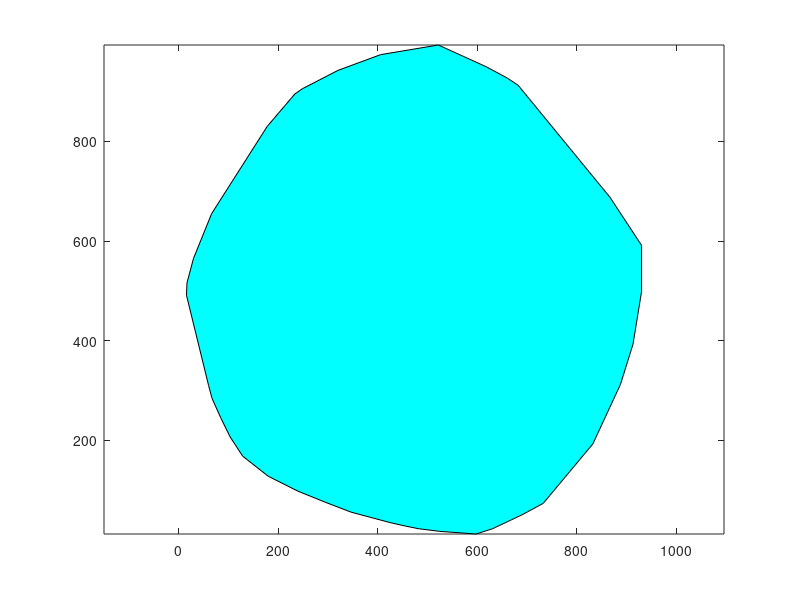

Reproduce this figure in MATLAB. (Note: this script raises an error after producing the figure.)
% linear programming
clear all;

% reading data of file..
file = fopen('polygon.txt', 'r');
%file = fopen('testpolygon.txt', 'r');
polygon = fscanf(file, '%f %f', [2 inf]);
fclose(file);

% draw Polygon
figure;
fill(polygon(1, :), polygon(2, :), 'cyan');
axis equal;

% calculate direction of convex polygon with first three points
c = polygon(1:2,1:3)';
c = horzcat(c, [1;1;1]);
ccw = det(c);

% get size of polygon matrix, delete last line if its the same point as the first one
polygonSize = size(polygon, 2);
if (polygon(:,polygonSize) == polygon(:,1))
    polygon(:,polygonSize) = [];
    polygonSize = size(polygon, 2);
end

% Calculate normal unit vector for each of part of the polygon
% Through the ccw value the direction of the vector is always inner the polygon
normEVec = zeros(2, polygonSize);
for i = 1 : (polygonSize - 1)
    normEVec(:, i) = calcNormUVec(polygon(:, i), polygon(:, i+1), ccw);
end
normEVec(:, polygonSize) = calcNormUVec(polygon(:, polygonSize), polygon(:, 1), ccw);

%  calculate linear programming with general formula:
%  a11*x1 + a12*x1 + ... + a1n*xn <= b1
%  a21*x1 + a22*x1 + ... + a2n*xn <= b2
%   ...
%  am1*x1 + am2*x2 + ... + amn*xn <= bm

%  transfer the approach d*n >= r with d = m - a to the formula above:
%  - a1*n1 - a2*n2 >= - n1*m1 - n2*m2 + r
%   ...

b = zeros(polygonSize, 1);
for i = 1 : polygonSize
    b(i) = - polygon(1, i) * normEVec(1, i) - polygon(2, i) * normEVec(2, i);
end

%  get the negative transponend of the normal unit vector
A = -1 .* normEVec';
A( :, 3 ) = 1;  %set radius to 1

func = [ 0; 0; -1]; %maximum radius, so minimize -r

% finally calculating linprog
x =  linprog( func, A, b );

% plotting results:
%  plot circle
phi = 0:0.05:2*pi;
xk = (x(3) * cos(phi)) + x(1);
yk = (x(3) * sin(phi)) + x(2);

hold on;
plot(xk, yk, 'r');
%  plot center
plot(x(1), x(2), 'rx');